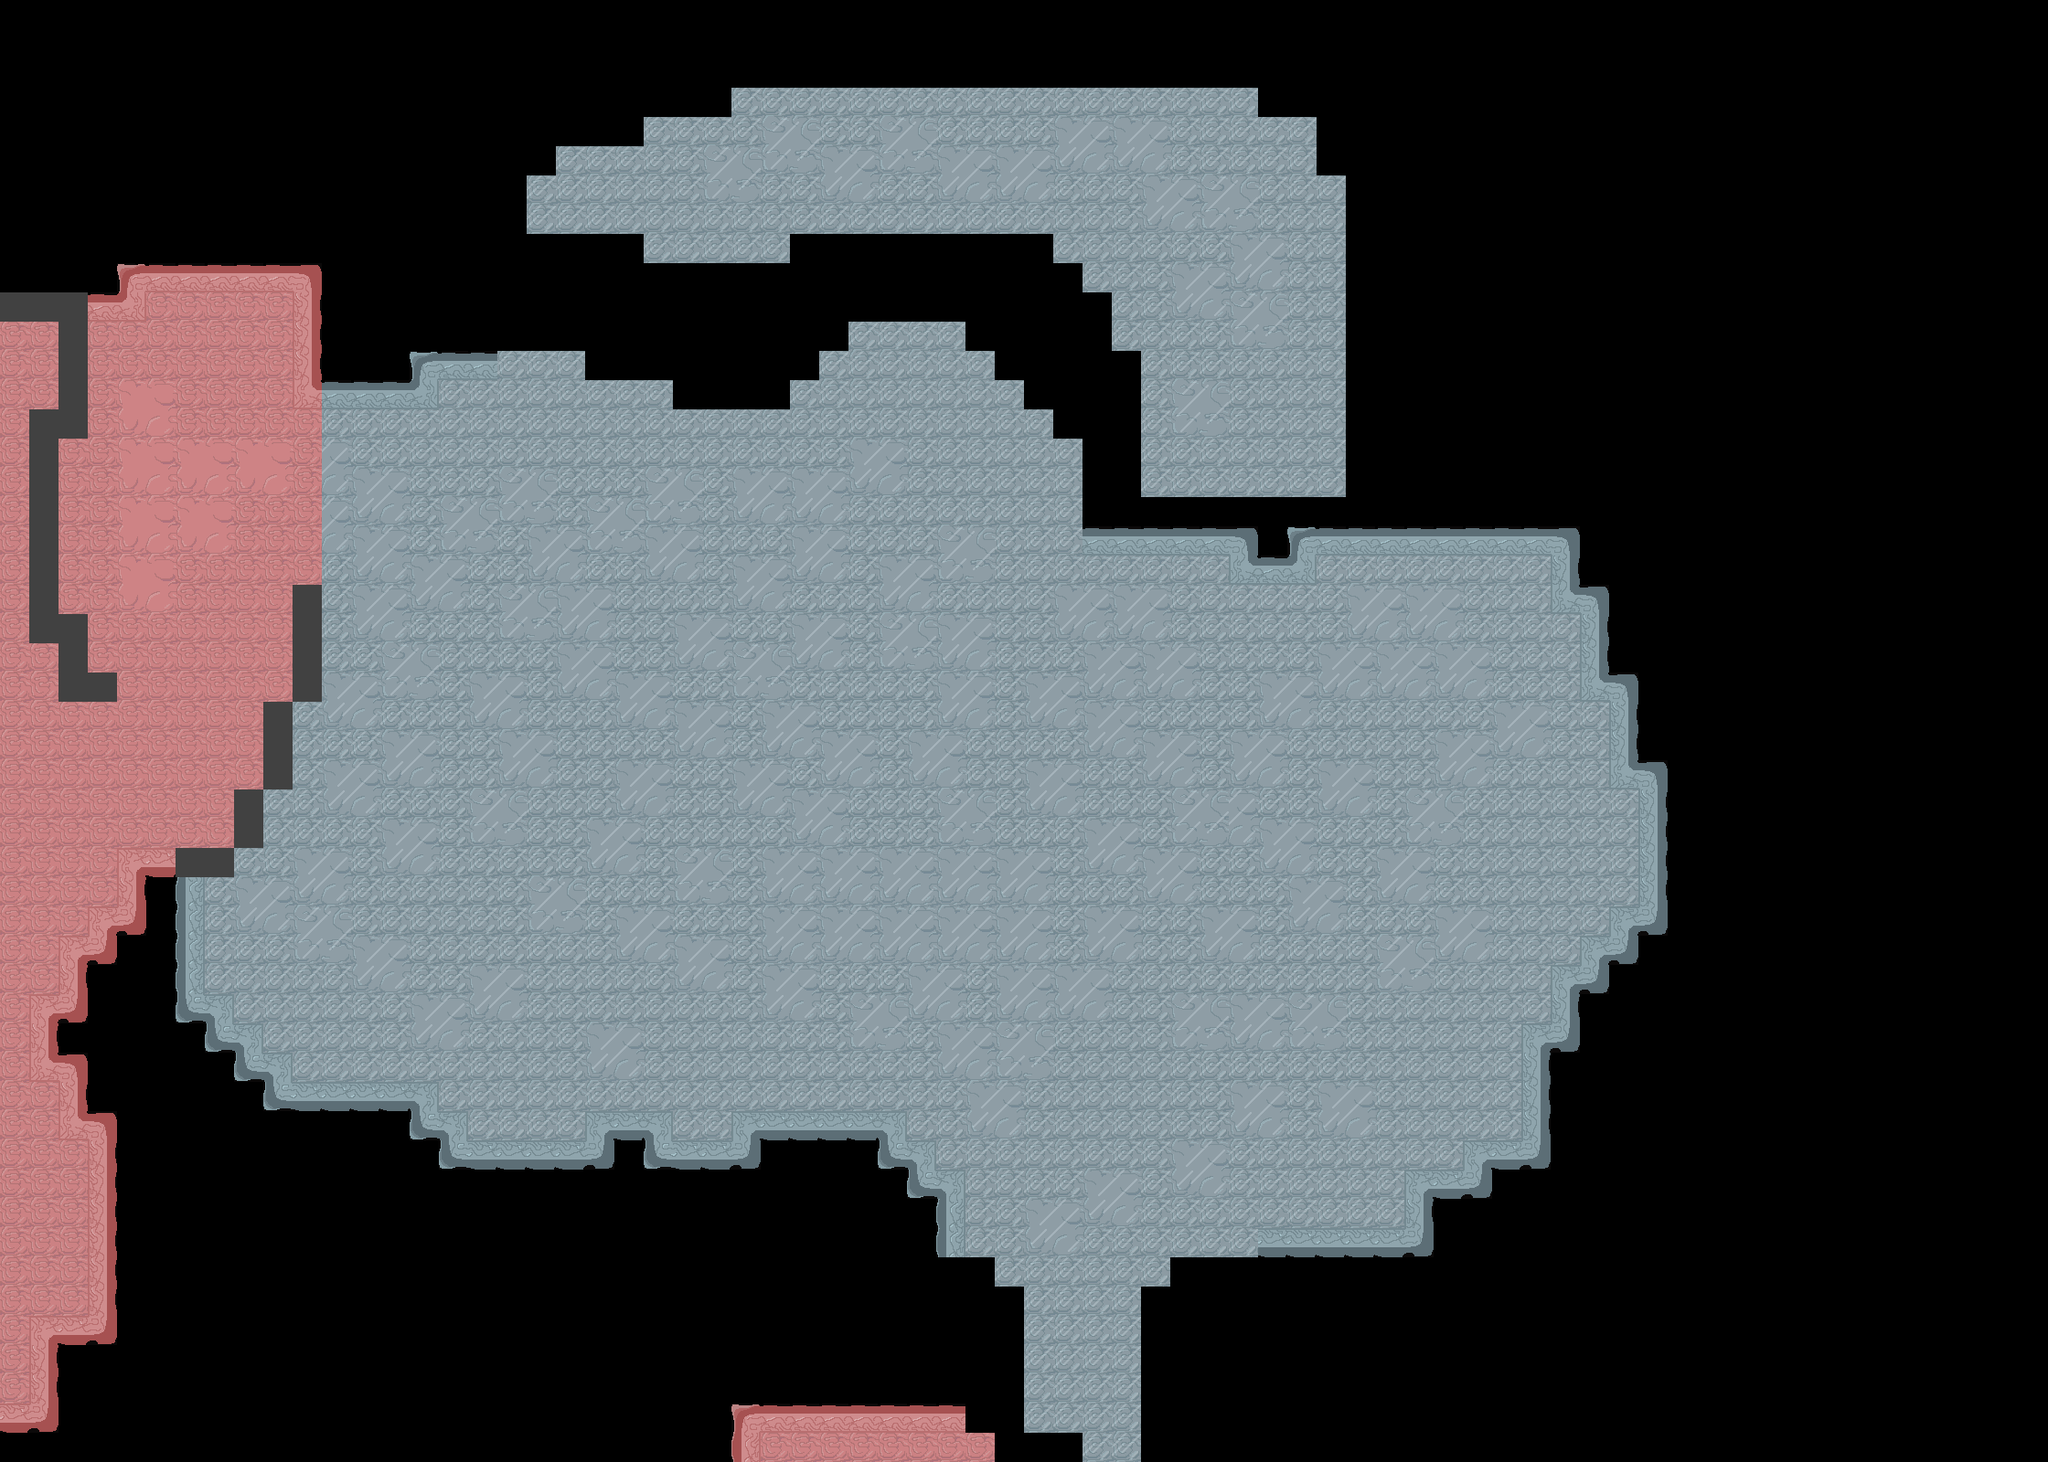

This game map was drawn from its Tiled (.tmx) file and the tilesets committed beside it. A one-line description and the trimmed map source follow:
An orthogonal 70x50 tile map with 32x32 px tiles, 5 tile layers (plateformes, trou, trou2, portail2, ...), 2 hidden layers not drawn and 12 objects.

<map version="1.5" tiledversion="1.7.2" orientation="orthogonal" renderorder="right-down" width="70" height="50" tilewidth="32" tileheight="32" infinite="0" nextlayerid="14" nextobjectid="25">
 <editorsettings>
  <export target="map3.json" format="json" />
 </editorsettings>
 <tileset firstgid="1" name="tileset" tilewidth="32" tileheight="32" tilecount="98" columns="14">
  <image source="assets/tileset.png" width="448" height="224" />
  <tile id="1">
   <properties>
    <property name="portail1" type="bool" value="false" />
    <property name="trou" type="bool" value="true" />
   </properties>
  </tile>
  <tile id="2">
   <properties>
    <property name="portail3" type="bool" value="true" />
   </properties>
  </tile>
  <tile id="4">
   <properties>
    <property name="estSolide" type="bool" value="true" />
   </properties>
  </tile>
  <tile id="5">
   <properties>
    <property name="estSolide" type="bool" value="true" />
   </properties>
  </tile>
  <tile id="6">
   <properties>
    <property name="estSolide" type="bool" value="true" />
   </properties>
  </tile>
  <tile id="7">
   <properties>
    <property name="estSolide" type="bool" value="true" />
   </properties>
  </tile>
  <tile id="8">
   <properties>
    <property name="estSolide" type="bool" value="true" />
   </properties>
  </tile>
  <tile id="9">
   <properties>
    <property name="estSolide" type="bool" value="true" />
   </properties>
  </tile>
  <tile id="14">
   <properties>
    <property name="portail2" type="bool" value="true" />
   </properties>
  </tile>
  <tile id="15">
   <properties>
    <property name="estSolide" type="bool" value="true" />
   </properties>
  </tile>
  <tile id="16">
   <properties>
    <property name="trou2" type="bool" value="true" />
   </properties>
  </tile>
  <tile id="18">
   <properties>
    <property name="estSolide" type="bool" value="true" />
   </properties>
  </tile>
  <tile id="20">
   <properties>
    <property name="estSolide" type="bool" value="true" />
   </properties>
  </tile>
  <tile id="21">
   <properties>
    <property name="estSolide" type="bool" value="true" />
   </properties>
  </tile>
  <tile id="23">
   <properties>
    <property name="estSolide" type="bool" value="true" />
   </properties>
  </tile>
  <tile id="30">
   <properties>
    <property name="reset" type="bool" value="true" />
   </properties>
  </tile>
  <tile id="32">
   <properties>
    <property name="estSolide" type="bool" value="true" />
   </properties>
  </tile>
  <tile id="33">
   <properties>
    <property name="estSolide" type="bool" value="true" />
   </properties>
  </tile>
  <tile id="34">
   <properties>
    <property name="estSolide" type="bool" value="true" />
   </properties>
  </tile>
  <tile id="35">
   <properties>
    <property name="estSolide" type="bool" value="true" />
   </properties>
  </tile>
  <tile id="36">
   <properties>
    <property name="estSolide" type="bool" value="true" />
   </properties>
  </tile>
  <tile id="37">
   <properties>
    <property name="estSolide" type="bool" value="true" />
   </properties>
  </tile>
  <tile id="59">
   <properties>
    <property name="estSolide" type="bool" value="true" />
   </properties>
  </tile>
  <tile id="60">
   <properties>
    <property name="estSolide" type="bool" value="true" />
   </properties>
  </tile>
  <tile id="64">
   <properties>
    <property name="estSolide" type="bool" value="true" />
   </properties>
  </tile>
  <tile id="65">
   <properties>
    <property name="estSolide" type="bool" value="true" />
   </properties>
  </tile>
  <tile id="73">
   <properties>
    <property name="estSolide" type="bool" value="true" />
   </properties>
  </tile>
  <tile id="74">
   <properties>
    <property name="estSolide" type="bool" value="true" />
   </properties>
  </tile>
  <tile id="78">
   <properties>
    <property name="estSolide" type="bool" value="true" />
   </properties>
  </tile>
  <tile id="79">
   <properties>
    <property name="estSolide" type="bool" value="true" />
   </properties>
  </tile>
 </tileset>
 <imagelayer id="2" name="background" visible="0" offsetx="-1394.19" offsety="-203.767">
  <image source="assets/map_test_02.png" width="4500" height="3300" />
 </imagelayer>
 <layer id="1" name="plateformes" width="70" height="50">
  <data>[3500 cells, 1722 non-empty, 37 distinct tile ids]</data>
 </layer>
 <objectgroup id="7" name="monstres">
  <object id="5" gid="32" x="704" y="768" width="32" height="32" />
  <object id="6" gid="32" x="1085.33" y="669.333" width="32" height="32" />
  <object id="7" gid="32" x="960" y="1024" width="32" height="32" />
  <object id="8" gid="32" x="448" y="993.333" width="32" height="32" />
  <object id="9" gid="32" x="1372" y="770.667" width="32" height="32" />
  <object id="10" gid="32" x="1444" y="1020" width="32" height="32" />
  <object id="11" gid="32" x="1214.67" y="1210.67" width="32" height="32" />
  <object id="12" gid="32" x="1150" y="964" width="32" height="32" />
 </objectgroup>
 <objectgroup id="8" name="saut">
  <object id="14" gid="32" x="1345.33" y="478" width="32" height="32" />
 </objectgroup>
 <objectgroup id="9" name="plaque_1">
  <object id="20" gid="16" x="975.333" y="432" width="32" height="32" />
 </objectgroup>
 <objectgroup id="11" name="plaque_2">
  <object id="23" gid="16" x="1618" y="910" width="32" height="32" />
 </objectgroup>
 <objectgroup id="12" name="plaque_3">
  <object id="24" gid="16" x="656" y="1134" width="32" height="32" />
 </objectgroup>
 <layer id="4" name="trou" width="70" height="50">
  <data>[3500 cells, 73 non-empty, 1 distinct tile ids]</data>
 </layer>
 <layer id="13" name="trou2" width="70" height="50">
  <data>[3500 cells, 28 non-empty, 1 distinct tile ids]</data>
 </layer>
 <layer id="5" name="portail2" width="70" height="50">
  <data>[3500 cells, 6 non-empty, 1 distinct tile ids]</data>
 </layer>
 <layer id="6" name="portail3" width="70" height="50">
  <data>[3500 cells, 4 non-empty, 1 distinct tile ids]</data>
 </layer>
 <layer id="3" name="pont" width="70" height="50" visible="0">
  <data>[3500 cells, 32 non-empty, 5 distinct tile ids]</data>
 </layer>
</map>